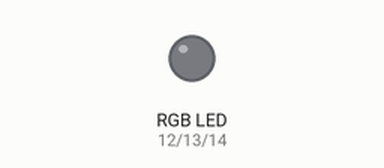
Simulated run of this sketch. Board: ESP32. Shown: an RGB LED mixed from three pins (HIGH = lit). Dim RGB values are drawn brighter than linear.

Above: at 0.15 s.
At 6.55 s:
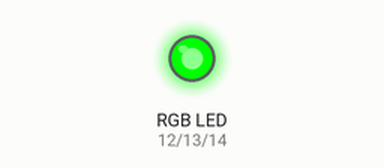
At 11.14 s:
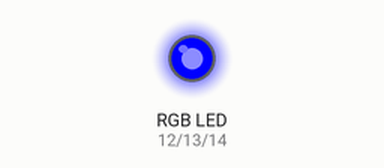
At 19.71 s:
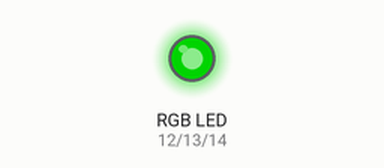
At 29.49 s:
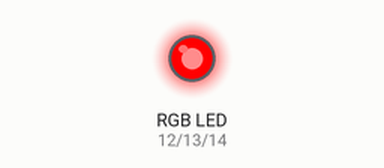
At 39.57 s:
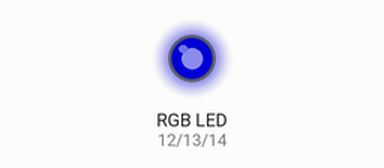
Timing chart, 0 to 40.0 s (numbered marks = the images above):
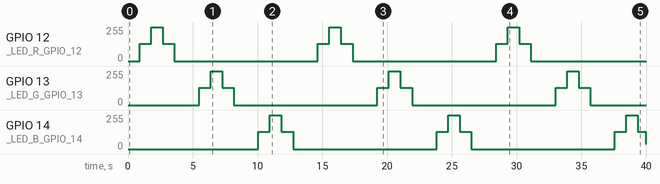

The sketch:

pwd_rgb_led_assn2.ino
```cpp
#define _LED_R_GPIO_12 12
#define _LED_G_GPIO_13 13
#define _LED_B_GPIO_14 14

int freq = 500;     // PWM 주파수 설정 500Hz
int ledChannel = 0; // PWM 채널 설정(0~15)
                    // RED=0, GREEN=1, BLUE=2
int resolution = 8; // PWM duty cycle resolution(해상도) 설정
                    // 8bit=0~255, 16bit=0~65535
void setup() {
  pinMode(_LED_R_GPIO_12, OUTPUT);
  digitalWrite(_LED_R_GPIO_12, LOW);
  pinMode(_LED_G_GPIO_13, OUTPUT);
  digitalWrite(_LED_G_GPIO_13, LOW);
  pinMode(_LED_B_GPIO_14, OUTPUT);
  digitalWrite(_LED_B_GPIO_14, LOW);

  ledcSetup(ledChannel, freq, resolution);    // PWM채널, 주파수, 해상도 설정
  ledcAttachPin(_LED_R_GPIO_12, ledChannel);  // GPIO Pin, 채널설정

  ledcSetup(ledChannel+1, freq, resolution);
  ledcAttachPin(_LED_G_GPIO_13, ledChannel+1);
  ledcSetup(ledChannel+2, freq, resolution);
  ledcAttachPin(_LED_B_GPIO_14, ledChannel+2);
}

void loop() {
  for (int dutyCycle = 0; dutyCycle <= 255; dutyCycle++) {
        // Duty Cycle 값이 0~255까지 순차적으로 증가(LED 밝기 증가)
        ledcWrite(ledChannel, dutyCycle); // Write장치 PWM채널, Duty Cycle값 설정
        delay(7);
  }
  for (int dutyCycle = 255; dutyCycle >= 0; dutyCycle--) {
        // Duty Cycle 값이 255~0까지 순차적으로 감소(LED 밝기 감소)
        ledcWrite(ledChannel, dutyCycle);
        delay(7);
  }
   delay(1000);

  for (int dutyCycle = 0; dutyCycle <= 255; dutyCycle++) {
        // Duty Cycle 값이 0~255까지 순차적으로 증가(LED 밝기 증가)
        ledcWrite(ledChannel+1, dutyCycle); // Write장치 PWM채널, Duty Cycle값 설정
        delay(7);
  }
  for (int dutyCycle = 255; dutyCycle >= 0; dutyCycle--) {
        // Duty Cycle 값이 255~0까지 순차적으로 감소(LED 밝기 감소)
        ledcWrite(ledChannel+1, dutyCycle);
        delay(7);
  }
   delay(1000);


  for (int dutyCycle = 0; dutyCycle <= 255; dutyCycle++) {
        // Duty Cycle 값이 0~255까지 순차적으로 증가(LED 밝기 증가)
        ledcWrite(ledChannel+2, dutyCycle); // Write장치 PWM채널, Duty Cycle값 설정
        delay(7);
  }
  for (int dutyCycle = 255; dutyCycle >= 0; dutyCycle--) {
        // Duty Cycle 값이 255~0까지 순차적으로 감소(LED 밝기 감소)
        ledcWrite(ledChannel+2, dutyCycle);
        delay(7);
  }
   delay(1000);

}
```

Measured:
- by itself, GPIO 12 (_LED_R_GPIO_12), GPIO 13 (_LED_G_GPIO_13): repeats every 13.8 s: 255/255 0.89 s, 128/255 0.90 s, 0/255 11.1 s, 128/255 0.89 s
- by itself, GPIO 14 (_LED_B_GPIO_14): 0/255 → 128/255 at 10.1 s, → 255/255 0.89 s later, → 128/255 0.89 s later, → 0/255 0.90 s later, … (12 changes in this stretch)
